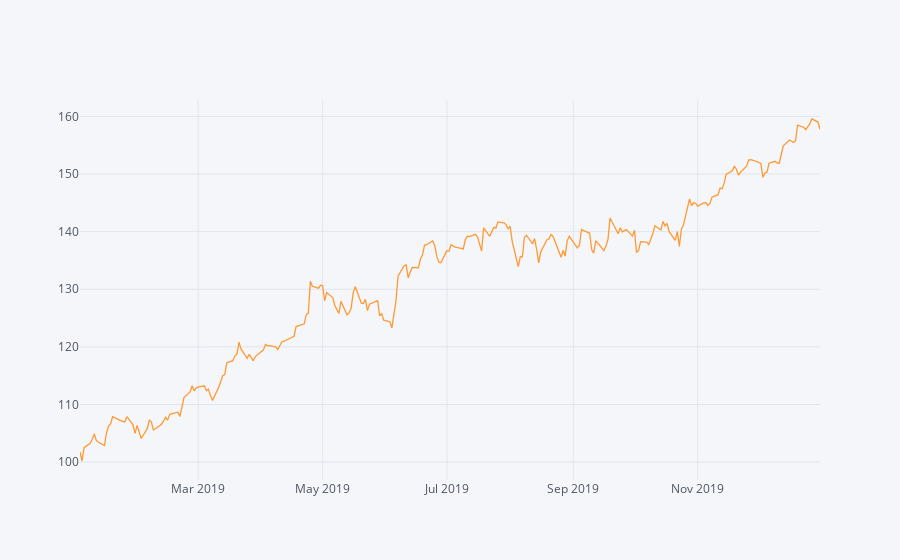

Source (notebook cell):
### Code cell
MSFT['2019-01-01':'2019-12-31'].High.iplot()

### Figure 1 — Plotly figure (JSON) as saved in the notebook; plotly's stock layout.template omitted (floating-point values rounded to 4 significant figures; data arrays with more than 128 entries replaced by an {"elided": "..."} marker saying what was removed)
{"data": [{"line": {"color": "rgba(255, 153, 51, 1.0)", "dash": "solid", "shape": "linear", "width": 1.3}, "mode": "lines", "name": "High", "text": "", "type": "scatter", "x": {"elided": "252 str values"}, "y": {"elided": "252 float values"}}], "layout": {"legend": {"bgcolor": "#F5F6F9", "font": {"color": "#4D5663"}}, "paper_bgcolor": "#F5F6F9", "plot_bgcolor": "#F5F6F9", "title": {"font": {"color": "#4D5663"}}, "xaxis": {"gridcolor": "#E1E5ED", "showgrid": true, "tickfont": {"color": "#4D5663"}, "title": {"font": {"color": "#4D5663"}, "text": ""}, "zerolinecolor": "#E1E5ED"}, "yaxis": {"gridcolor": "#E1E5ED", "showgrid": true, "tickfont": {"color": "#4D5663"}, "title": {"font": {"color": "#4D5663"}, "text": ""}, "zerolinecolor": "#E1E5ED"}}}
